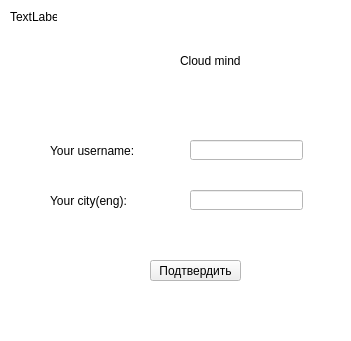
<?xml version="1.0" encoding="UTF-8"?>
<ui version="4.0">
 <class>centralwidget</class>
 <widget class="QWidget" name="centralwidget">
  <property name="geometry">
   <rect>
    <x>0</x>
    <y>0</y>
    <width>351</width>
    <height>341</height>
   </rect>
  </property>
  <property name="palette">
   <palette>
    <active>
     <colorrole role="Base">
      <brush brushstyle="SolidPattern">
       <color alpha="255">
        <red>255</red>
        <green>255</green>
        <blue>255</blue>
       </color>
      </brush>
     </colorrole>
     <colorrole role="Window">
      <brush brushstyle="SolidPattern">
       <color alpha="255">
        <red>255</red>
        <green>255</green>
        <blue>255</blue>
       </color>
      </brush>
     </colorrole>
    </active>
    <inactive>
     <colorrole role="Base">
      <brush brushstyle="SolidPattern">
       <color alpha="255">
        <red>255</red>
        <green>255</green>
        <blue>255</blue>
       </color>
      </brush>
     </colorrole>
     <colorrole role="Window">
      <brush brushstyle="SolidPattern">
       <color alpha="255">
        <red>255</red>
        <green>255</green>
        <blue>255</blue>
       </color>
      </brush>
     </colorrole>
    </inactive>
    <disabled>
     <colorrole role="Base">
      <brush brushstyle="SolidPattern">
       <color alpha="255">
        <red>255</red>
        <green>255</green>
        <blue>255</blue>
       </color>
      </brush>
     </colorrole>
     <colorrole role="Window">
      <brush brushstyle="SolidPattern">
       <color alpha="255">
        <red>255</red>
        <green>255</green>
        <blue>255</blue>
       </color>
      </brush>
     </colorrole>
    </disabled>
   </palette>
  </property>
  <property name="windowTitle">
   <string>Form</string>
  </property>
  <property name="autoFillBackground">
   <bool>true</bool>
  </property>
  <widget class="QLabel" name="name">
   <property name="geometry">
    <rect>
     <x>180</x>
     <y>20</y>
     <width>181</width>
     <height>81</height>
    </rect>
   </property>
   <property name="text">
    <string>Cloud mind</string>
   </property>
  </widget>
  <widget class="QLabel" name="main_icon">
   <property name="geometry">
    <rect>
     <x>10</x>
     <y>10</y>
     <width>47</width>
     <height>13</height>
    </rect>
   </property>
   <property name="text">
    <string>TextLabel</string>
   </property>
  </widget>
  <widget class="QLabel" name="username">
   <property name="geometry">
    <rect>
     <x>50</x>
     <y>130</y>
     <width>111</width>
     <height>41</height>
    </rect>
   </property>
   <property name="text">
    <string>Your username:</string>
   </property>
  </widget>
  <widget class="QLineEdit" name="username_answer">
   <property name="geometry">
    <rect>
     <x>190</x>
     <y>140</y>
     <width>113</width>
     <height>20</height>
    </rect>
   </property>
  </widget>
  <widget class="QLabel" name="city">
   <property name="geometry">
    <rect>
     <x>50</x>
     <y>180</y>
     <width>111</width>
     <height>41</height>
    </rect>
   </property>
   <property name="text">
    <string>Your city(eng):</string>
   </property>
  </widget>
  <widget class="QLineEdit" name="city_answer">
   <property name="geometry">
    <rect>
     <x>190</x>
     <y>190</y>
     <width>113</width>
     <height>20</height>
    </rect>
   </property>
  </widget>
  <widget class="QPushButton" name="confirm_btn">
   <property name="geometry">
    <rect>
     <x>150</x>
     <y>260</y>
     <width>91</width>
     <height>21</height>
    </rect>
   </property>
   <property name="text">
    <string>Подтвердить</string>
   </property>
  </widget>
  <widget class="QLabel" name="result">
   <property name="geometry">
    <rect>
     <x>130</x>
     <y>310</y>
     <width>91</width>
     <height>16</height>
    </rect>
   </property>
   <property name="text">
    <string/>
   </property>
  </widget>
 </widget>
 <resources/>
 <connections/>
</ui>
